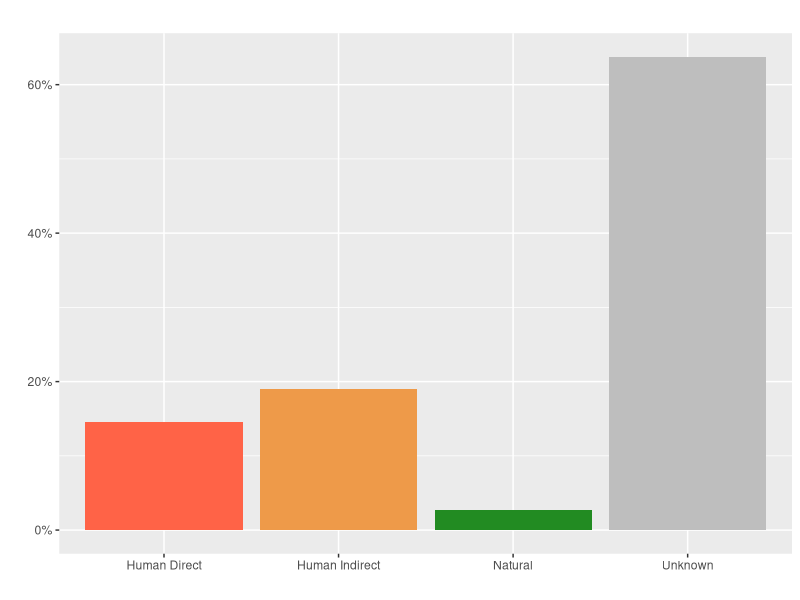
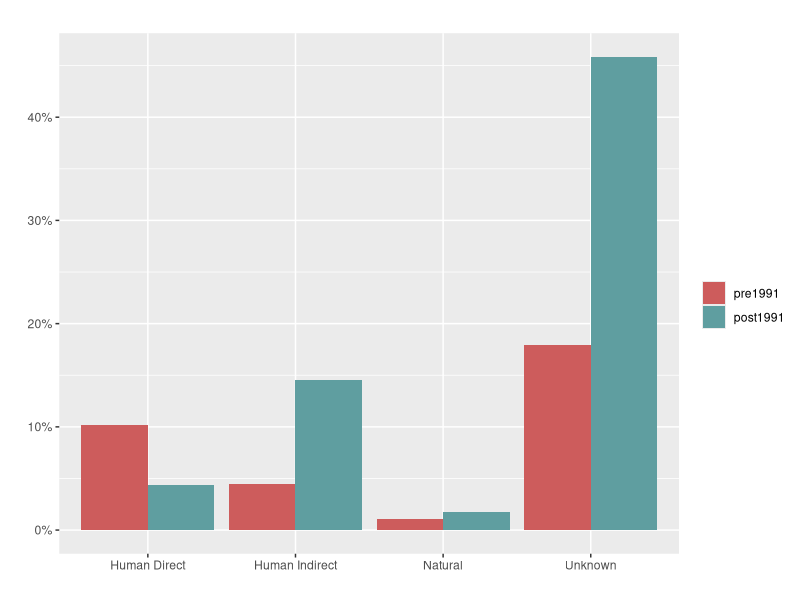
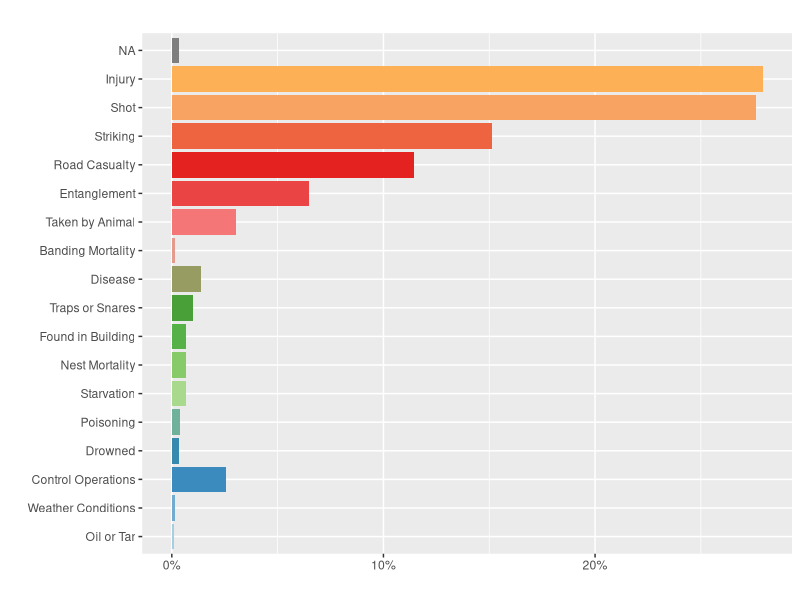
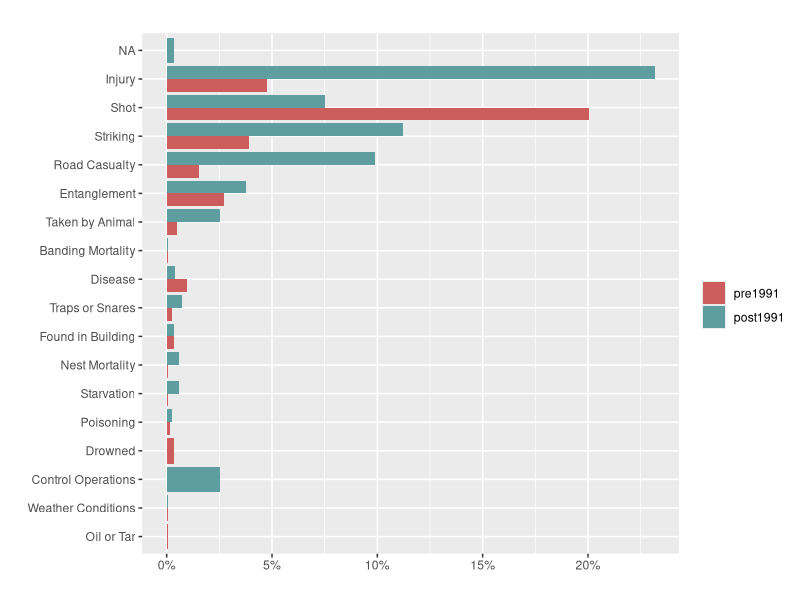
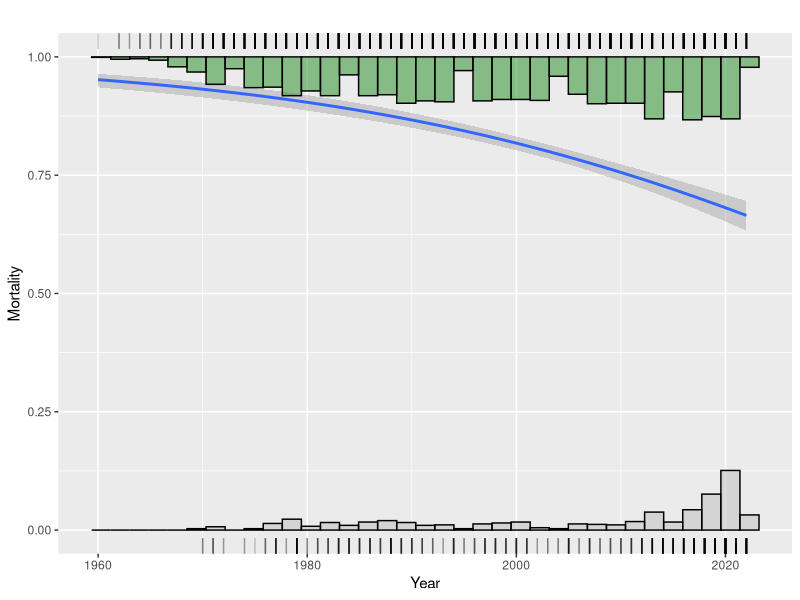
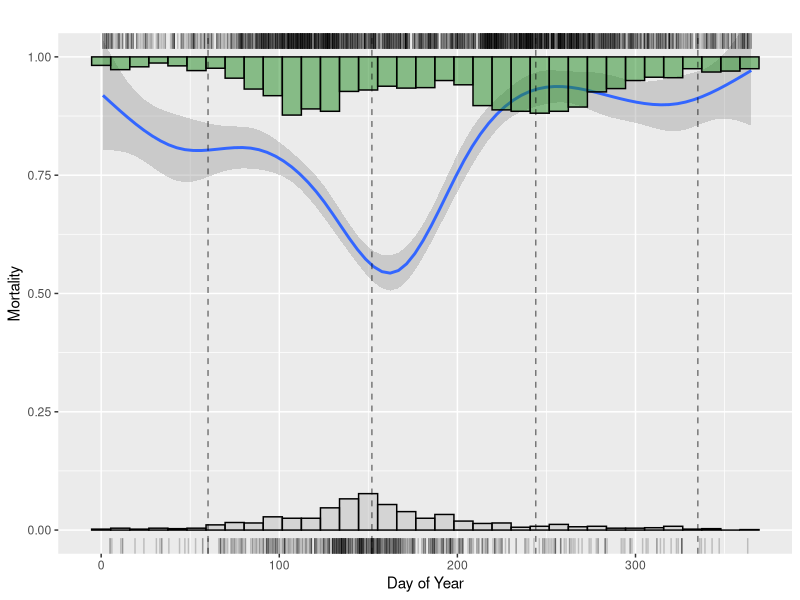
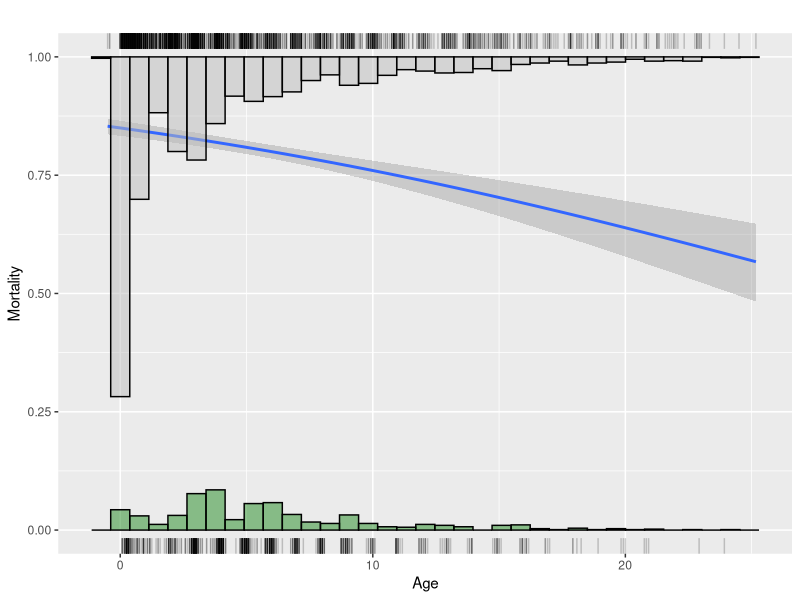

These figures' R source, in order:
dat <- read.csv('./data/BBL2022_Req_828_enc_3640_20230209_120001 (2).csv')

# clean the data set

#dim(dat)
uni_band_code <- unique(dat$band)
# length(uni_band_code)
band_ct <- table(dat$band)
dat_sub <- data.frame()
for (i in uni_band_code) {                        # loop through each band
  tmp <- subset(dat, band == i)                   # subset to just that band
  if (sum(tmp$event_type %in% c('B', 'E')) >= 2) { # make sure B & E present
    if (all(tmp$other_bands %in% "")) {           # make sure no other band codes
      banding_event <- subset(tmp, event_type == 'B') # pull banding row
      encounter_event <- subset(tmp, event_type == 'E') # pull encounter row
      # remove how obtained codes and age that should be excluded
      encounter_gd <- !(encounter_event$how_obtained_code %in% c(28, 50, 56, 97, 98)) & (encounter_event$min_age_at_enc > 0.15)
      encounter_event <- encounter_event[encounter_gd, ]
      if (nrow(encounter_event) > 0) {       # make sure there is still some encounters 
        tmp <- rbind(banding_event, tail(encounter_event, 1)) # create output
        dat_sub <- rbind(dat_sub, tmp)              # save output to big object
      }  
    }
  }
}

# dim(dat_sub)

#' dat_sub$how_obtained_code %in% c('')

# group how obtained codes
natural_codes <- c(2, 13, 15, 17, 24, 30, 36, 61, 64, 7, 9, 20, 31, 34)
human_direct_codes <- c(1, 4, 91)
human_indirect_codes <- c(10, 11, 12, 14, 21, 23, 26, 27, 39, 42, 44, 54, 60, 62, 63, 
                          64, 25, 45)
unknown_codes <- c(0, 57, 3)

# create column for how obtained codes
code_table <- data.frame(how_obtained_code = c(natural_codes, human_direct_codes, 
                                               human_indirect_codes, unknown_codes),
                         code = c(rep('natural', length(natural_codes)),
                                  rep('human_direct', length(human_direct_codes)),
                                  rep('human_indirect', length(human_indirect_codes)),
                                  rep('unknown', length(unknown_codes))))

# merge column and how obtained codes
dat_sub <- merge(dat_sub, code_table, all.x = TRUE)

# rename 
labels <- c(natural = "Natural", 
            human_direct = "Human Direct", 
            human_indirect = "Human Indirect", 
            unknown = "Unknown")

# Create bar plot
library(ggplot2)
library(tidyverse)
library(scales)

ggplot(subset(dat_sub, !is.na(code)), aes(y = after_stat(count)/sum(after_stat(count)), x = code, fill = code)) +
  geom_bar( ) +
  ggtitle(" ") +
  xlab(" ") +
  ylab(" ") +
  scale_y_continuous(labels = scales::percent_format()) +#_format()   with percents
  scale_x_discrete(labels = labels) +
  scale_fill_manual(values = c("tomato","tan2", "forestgreen", "grey")) +
  theme_grey() +
  theme(legend.position="none") 

# separate by year 1991
dat_sub$pre1991 <- ifelse(dat_sub$event_year < 1991, 'pre1991', 'post1991')
dat_sub$pre1991 <- factor(dat_sub$pre1991, levels = c('pre1991', 'post1991'))
levels(dat_sub$pre1991)

code_ct <- table(dat_sub$code)
code_ct_pre1991 <- table(dat_sub$code[dat_sub$event_year < 1991])
code_ct_post1991 <- table(dat_sub$code[dat_sub$event_year >= 1991]) 

# create bar plot for pre and post 1991 (I want statistics for this)
ggplot(subset(dat_sub, !is.na(code)), aes(x = code)) +
  geom_bar(aes (y = after_stat(count)/sum(after_stat(count)), fill = pre1991), 
           position='dodge') +
  ggtitle(" ") +
  xlab(" ") +
  ylab(" ") +
  scale_y_continuous(labels = percent_format()) +
  scale_x_discrete(labels = labels) +
  scale_fill_manual(values = c("indianred", "cadetblue")) +
  theme_grey() +
  labs(fill = " ") 



# create bar plot for main ten known mortality causes

# create subset for codes
codes <- c(1, 2, 3, 4, 10, 12, 13, 15, 17, 21, 23, 24, 26, 27, 30, 39, 42, 44, 
           54, 57, 60, 61, 62, 63, 64, 7, 9, 11, 14, 20, 25, 31, 34, 45, 91)
dat_sub_subset <- dat_sub[dat_sub$how_obtained_code %in% codes, ]

# group codes
road_casualty <- c(45, 14, 60)
taken_by_animal <- c(34, 31, 7, 11, 9, 64, 12)
Poisoning <- c(25, 62)
Disease <- c(20, 61)
Striking <- c(63, 54, 42, 39, 13, 27)
Entanglement <- c(57, 26)
control_operations <- 44
Exhaustion <- 36
nest_mortality <- c(30, 24)
oil_or_tar <- 23
found_in_building <- 21
Drowned <- 17
weather_conditions <- 15
banding_mortality <- 10
traps_or_snares <- 4
Injury <- 3
Starvation <- 2
Shot <- 1
illegally_taken <- 91

# create a new column, name it category, put it in the data frame
library(dplyr)
dat_sub_subset <- dat_sub_subset %>%
  mutate(category = case_when(
    how_obtained_code %in% road_casualty ~ "Road Casualty",
    how_obtained_code %in% taken_by_animal ~ "Taken by Animal",
    how_obtained_code %in% Poisoning ~ "Poisoning",
    how_obtained_code %in% Disease ~ "Disease",
    how_obtained_code %in% Striking ~ "Striking",
    how_obtained_code %in% Entanglement ~ "Entanglement",
    how_obtained_code %in% control_operations ~ "Control Operations",
    how_obtained_code %in% Exhaustion ~ "Exhaustion",
    how_obtained_code %in% nest_mortality ~ "Nest Mortality",
    how_obtained_code %in% oil_or_tar ~ "Oil or Tar",
    how_obtained_code %in% found_in_building ~ "Found in Building",
    how_obtained_code %in% Drowned ~ "Drowned",
    how_obtained_code %in% weather_conditions ~ "Weather Conditions",
    how_obtained_code %in% banding_mortality ~ "Banding Mortality",
    how_obtained_code %in% traps_or_snares ~ "Traps or Snares",
    how_obtained_code %in% Injury ~ "Injury",
    how_obtained_code %in% Starvation ~ "Starvation",
    how_obtained_code %in% Shot ~ "Shot",
    how_obtained_code %in% illegally_taken ~ "Illegally Taken",
    TRUE ~ "Other"
  ))

sort(table(dat_sub_subset$category), decreasing = TRUE)

# add color 
library(RColorBrewer)
nb.cols <- 19
mycolors <- colorRampPalette(brewer.pal(8, "Paired"))(nb.cols)
mycolors

# make the bar graph
# I cannot get this to sort properly

# class(dat_sub_subset$category)
# dat_sub_subset$category <- as.factor(dat_sub_subset$category)
dat_sub_subset$category <- factor(dat_sub_subset$category, 
                                  levels = c('Oil or Tar', 'Weather Conditions', 'Control Operations', 'Drowned', 'Poisoning', 'Starvation', 'Nest Mortality', 'Found in Building', 'Traps or Snares', 'Disease', 'Banding Mortality', 'Taken by Animal', 'Entanglement', 'Road Casualty', 'Striking', 'Shot', 'Injury'))
                      

ggplot(data = dat_sub_subset) +
  geom_bar(mapping = aes(x = category, y = after_stat(count)/sum(after_stat(count)), fill = category)) +
  coord_flip() +
  ggtitle(" ") +
  xlab(" ") +
  ylab(" ") +
  scale_y_continuous(labels = percent_format()) +
  scale_fill_manual(values = mycolors) +
  theme_grey() +
  theme(legend.position="none") 

# separate by year 1991
dat_sub_subset$pre1991 <- ifelse(dat_sub_subset$event_year < 1991, 'pre1991', 'post1991')
dat_sub_subset$pre1991 <- factor(dat_sub_subset$pre1991, levels = c('pre1991', 'post1991'))
levels(dat_sub_subset$pre1991)

code_ct_sub <- table(dat_sub_subset$codes)
code_pre1991 <- table(dat_sub_subset$codes[dat_sub_subset$event_year < 1991])
code_post1991 <- table(dat_sub_subset$codes[dat_sub_subset$event_year >= 1991])

# make plot for pre and post
ggplot(subset(dat_sub_subset, !is.na(code)), aes(x = category)) +
  geom_bar(aes(y = (..count..)/sum(..count..), fill = pre1991), position='dodge') +
  coord_flip() +
  ggtitle(" ") +
  xlab(" ") +
  ylab(" ") +
  scale_y_continuous(labels = percent_format()) +
  scale_fill_manual(values = c("indianred", "cadetblue")) +
  theme_grey() +
  labs(fill = " ")



# assign alive 0 and dead 1 and create a new column
alive <- c(29, 33, 52, 53, 59, 66)
dead <- c(0, 1, 2, 3, 4, 10, 12, 13, 15, 17, 21, 23, 24, 26, 27, 30, 36, 39, 
          42, 44, 54, 57, 60, 61, 62, 63, 64, 91, 7, 9, 11, 14, 20, 25, 31, 34, 45)

mort_table <- data.frame(how_obtained_code = c(alive, dead),
                   mort = c(rep(0, length(alive)),
                             rep(1, length(dead))))

# merge column and how obtained codes
dat_sub <- merge(dat_sub, mort_table, all.x = TRUE, by = 'how_obtained_code')

# mortality and year
# create columns for dead or alive in relation to year
dat_sub <-
  dat_sub %>% 
  mutate(dead = ifelse(mort == 1, event_year, NA),
         alive = ifelse(mort == 0, event_year, NA))

mod <- glm(mort ~ event_year, data = dat_sub, family = 'binomial')
summary(mod)

ggplot(dat_sub, aes(x = event_year, y = mort)) +
  stat_smooth(method=glm, method.args=list(family="binomial"), se=TRUE) +
  geom_rug(aes(x = dead), sides = "t", alpha = 0.2) +
  geom_rug(aes(x = alive), sides = "b", alpha = 0.2) +
  geom_histogram(aes(x = alive, y = stat(count)/1000), bins = 35, na.rm = TRUE,
                 alpha = 0.5, color = "black", fill = "grey") +
  geom_histogram(aes(x = dead, y = -1*stat(count/1000)), bins = 35, na.rm = TRUE,
                 position = position_nudge(y = 1), alpha = 0.5, color = "black",
                 fill = "forestgreen") +
  xlab("Year") +
  ylab("Mortality") +
  ggtitle(" ") +
  coord_cartesian(ylim = c(0, 1)) + 
  theme_grey() 


# mortality and day of year
library(dplyr)
# number days 1-365, 1 being 1/1 
dat_sub <- dat_sub %>%
  mutate(day_of_year = as.numeric(format(as.Date(paste0("2022-", event_month, 
                                                        "-", event_day)), "%j")))

# create columns for dead or alive in relation to day of year
dat_sub <-
  dat_sub %>% 
  mutate(alive = ifelse(mort == 0, day_of_year, NA),
         dead     = ifelse(mort == 1, day_of_year, NA))

# plot mortality and day of year
ggplot(dat_sub, aes(x = day_of_year, y = mort)) +
  geom_smooth() +
  geom_rug(aes(x = dead), sides = "t", alpha = 0.2) +
  geom_rug(aes(x = alive), sides = "b", alpha = 0.2) +
  geom_histogram(aes(x = alive, y = stat(count)/1000), bins = 35, na.rm = TRUE, 
                 alpha = 0.5, color = "black", fill = "grey") +
  geom_histogram(aes(x = dead, y = -1*stat(count/1000)), bins = 35, na.rm = 
                   TRUE, position = position_nudge(y = 1), alpha = 0.5, color = 
                   "black", fill = "forestgreen") +
  xlab("Day of Year") +
  ylab("Mortality") +
  ggtitle(" ") +
  coord_cartesian(ylim = c(0, 1)) +
  geom_vline(xintercept = c(60, 152, 244, 335), linetype = "dashed", alpha = 0.5) + 
  theme_grey()


# mortality and age
# rerun for loop to include all birds regardless of age
dat_sub <- data.frame()
for (i in uni_band_code) {                        # loop through each band
  tmp <- subset(dat, band == i)                   # subset to just that band
  if (sum(tmp$event_type %in% c('B', 'E')) >= 2) { # make sure B & E present
    if (all(tmp$other_bands %in% "")) {           # make sure no other band codes
      banding_event <- subset(tmp, event_type == 'B') # pull banding row
      encounter_event <- subset(tmp, event_type == 'E') # pull encounter row
      # remove how obtained codes that should be excluded
      encounter_gd <- !(encounter_event$how_obtained_code %in% c(28, 50, 56, 97, 98))
      encounter_event <- encounter_event[encounter_gd, ]
      if (nrow(encounter_event) > 0) {       # make sure there is still some encounters 
        tmp <- rbind(banding_event, tail(encounter_event, 1)) # create output
        dat_sub <- rbind(dat_sub, tmp)              # save output to big object
      }  
    }
  }
}

# add mort
alive <- c(29, 33, 52, 53, 59, 66)
dead <- c(0, 1, 2, 3, 4, 10, 12, 13, 15, 17, 21, 23, 24, 26, 27, 30, 36, 39, 
          42, 44, 54, 57, 60, 61, 62, 63, 64, 91, 7, 9, 11, 14, 20, 25, 31, 34, 45)

mort_table <- data.frame(how_obtained_code = c(alive, dead),
                         mort = c(rep(0, length(alive)),
                                  rep(1, length(dead))))

dat_sub <- merge(dat_sub, mort_table, all.x = TRUE, by = 'how_obtained_code')

#
# fit a logistic regression? glm
m <- glm(mort ~ min_age_at_enc, family = binomial, data = dat_sub)
# 

# create columns for dead or alive in relation to age
dat_sub <-
  dat_sub %>% 
  mutate(dead = ifelse(mort == 1, min_age_at_enc, NA),
         alive     = ifelse(mort == 0, min_age_at_enc, NA)) 

# plot mortality and age
ggplot(dat_sub, aes(x = min_age_at_enc, y = mort)) +
  geom_smooth(method=glm, method.args=list(family="binomial"), se=TRUE) +
  geom_rug(aes(x = alive), sides = "b", alpha = 0.2) +
  geom_rug(aes(x = dead), sides = "t", alpha = 0.2) +
  geom_histogram(aes(x = alive, y = stat(count)/1000), bins = 35, na.rm = TRUE, alpha = 0.5, color = "black", fill = "forestgreen") +
  geom_histogram(aes(x = dead, y = -1*stat(count/1000)), bins = 35, na.rm = TRUE, position = position_nudge(y = 1), alpha = 0.5, color = "black", fill = "grey") +
  xlab("Age") +
  ylab("Mortality") +
  ggtitle(" ") +
  coord_cartesian(ylim = c(0, 1)) +
  theme_grey() 


